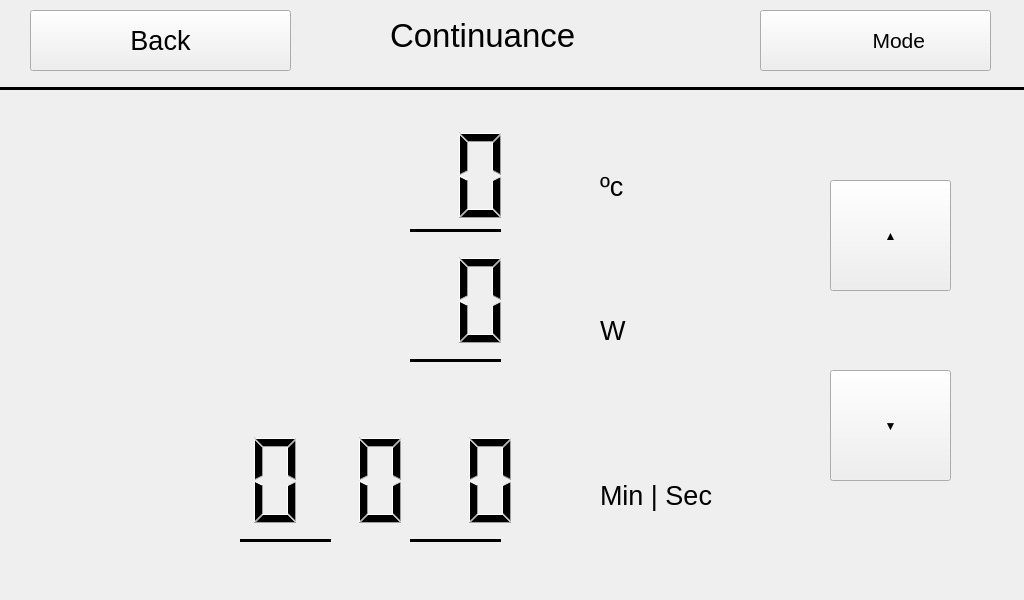
<?xml version="1.0" encoding="UTF-8"?>
<ui version="4.0">
 <class>setting</class>
 <widget class="QWidget" name="setting">
  <property name="geometry">
   <rect>
    <x>0</x>
    <y>0</y>
    <width>1024</width>
    <height>600</height>
   </rect>
  </property>
  <property name="windowTitle">
   <string>Form</string>
  </property>
  <widget class="QLabel" name="Watt_symbol_label">
   <property name="geometry">
    <rect>
     <x>80</x>
     <y>300</y>
     <width>31</width>
     <height>41</height>
    </rect>
   </property>
   <property name="text">
    <string/>
   </property>
  </widget>
  <widget class="QPushButton" name="Up_button">
   <property name="geometry">
    <rect>
     <x>830</x>
     <y>180</y>
     <width>121</width>
     <height>111</height>
    </rect>
   </property>
   <property name="text">
    <string>▲</string>
   </property>
  </widget>
  <widget class="QLabel" name="Temp_Watt_symbol_label">
   <property name="geometry">
    <rect>
     <x>840</x>
     <y>20</y>
     <width>21</width>
     <height>31</height>
    </rect>
   </property>
   <property name="text">
    <string/>
   </property>
  </widget>
  <widget class="QLCDNumber" name="TimeSLCD">
   <property name="geometry">
    <rect>
     <x>410</x>
     <y>430</y>
     <width>111</width>
     <height>101</height>
    </rect>
   </property>
   <property name="font">
    <font>
     <pointsize>22</pointsize>
    </font>
   </property>
   <property name="frameShape">
    <enum>QFrame::NoFrame</enum>
   </property>
   <property name="lineWidth">
    <number>1</number>
   </property>
   <property name="smallDecimalPoint">
    <bool>false</bool>
   </property>
   <property name="digitCount">
    <number>2</number>
   </property>
  </widget>
  <widget class="Line" name="line">
   <property name="geometry">
    <rect>
     <x>-10</x>
     <y>80</y>
     <width>1041</width>
     <height>16</height>
    </rect>
   </property>
   <property name="frameShadow">
    <enum>QFrame::Plain</enum>
   </property>
   <property name="lineWidth">
    <number>3</number>
   </property>
   <property name="orientation">
    <enum>Qt::Horizontal</enum>
   </property>
  </widget>
  <widget class="QLabel" name="colorr_label">
   <property name="geometry">
    <rect>
     <x>740</x>
     <y>10</y>
     <width>31</width>
     <height>31</height>
    </rect>
   </property>
   <property name="focusPolicy">
    <enum>Qt::NoFocus</enum>
   </property>
   <property name="frameShape">
    <enum>QFrame::NoFrame</enum>
   </property>
   <property name="text">
    <string/>
   </property>
  </widget>
  <widget class="QLabel" name="Temp_symbol">
   <property name="geometry">
    <rect>
     <x>600</x>
     <y>130</y>
     <width>101</width>
     <height>112</height>
    </rect>
   </property>
   <property name="font">
    <font>
     <pointsize>20</pointsize>
    </font>
   </property>
   <property name="text">
    <string>ºc</string>
   </property>
  </widget>
  <widget class="QLabel" name="Modelabel">
   <property name="geometry">
    <rect>
     <x>390</x>
     <y>10</y>
     <width>301</width>
     <height>51</height>
    </rect>
   </property>
   <property name="font">
    <font>
     <pointsize>25</pointsize>
    </font>
   </property>
   <property name="focusPolicy">
    <enum>Qt::NoFocus</enum>
   </property>
   <property name="text">
    <string>Continuance</string>
   </property>
  </widget>
  <widget class="QLabel" name="colorr_label_2">
   <property name="geometry">
    <rect>
     <x>770</x>
     <y>10</y>
     <width>31</width>
     <height>31</height>
    </rect>
   </property>
   <property name="focusPolicy">
    <enum>Qt::NoFocus</enum>
   </property>
   <property name="frameShape">
    <enum>QFrame::NoFrame</enum>
   </property>
   <property name="text">
    <string/>
   </property>
  </widget>
  <widget class="QLabel" name="Time_symbol">
   <property name="geometry">
    <rect>
     <x>600</x>
     <y>450</y>
     <width>151</width>
     <height>91</height>
    </rect>
   </property>
   <property name="font">
    <font>
     <pointsize>20</pointsize>
    </font>
   </property>
   <property name="text">
    <string>Min | Sec</string>
   </property>
   <property name="textFormat">
    <enum>Qt::AutoText</enum>
   </property>
  </widget>
  <widget class="QPushButton" name="BackButton">
   <property name="geometry">
    <rect>
     <x>30</x>
     <y>10</y>
     <width>261</width>
     <height>61</height>
    </rect>
   </property>
   <property name="font">
    <font>
     <pointsize>20</pointsize>
    </font>
   </property>
   <property name="text">
    <string>Back</string>
   </property>
   <property name="autoRepeatDelay">
    <number>300</number>
   </property>
  </widget>
  <widget class="QLabel" name="Temp_symbol_label">
   <property name="geometry">
    <rect>
     <x>80</x>
     <y>160</y>
     <width>31</width>
     <height>41</height>
    </rect>
   </property>
   <property name="text">
    <string/>
   </property>
  </widget>
  <widget class="QLabel" name="Time_symbol_label">
   <property name="geometry">
    <rect>
     <x>70</x>
     <y>480</y>
     <width>41</width>
     <height>41</height>
    </rect>
   </property>
   <property name="text">
    <string/>
   </property>
  </widget>
  <widget class="QLCDNumber" name="TempLCD">
   <property name="geometry">
    <rect>
     <x>350</x>
     <y>120</y>
     <width>161</width>
     <height>111</height>
    </rect>
   </property>
   <property name="font">
    <font>
     <pointsize>22</pointsize>
    </font>
   </property>
   <property name="frameShape">
    <enum>QFrame::NoFrame</enum>
   </property>
   <property name="lineWidth">
    <number>1</number>
   </property>
   <property name="smallDecimalPoint">
    <bool>false</bool>
   </property>
   <property name="digitCount">
    <number>3</number>
   </property>
   <property name="mode">
    <enum>QLCDNumber::Dec</enum>
   </property>
  </widget>
  <widget class="QLCDNumber" name="TimeMLCD">
   <property name="geometry">
    <rect>
     <x>190</x>
     <y>430</y>
     <width>121</width>
     <height>101</height>
    </rect>
   </property>
   <property name="font">
    <font>
     <pointsize>22</pointsize>
    </font>
   </property>
   <property name="frameShape">
    <enum>QFrame::NoFrame</enum>
   </property>
   <property name="lineWidth">
    <number>1</number>
   </property>
   <property name="smallDecimalPoint">
    <bool>false</bool>
   </property>
   <property name="digitCount">
    <number>2</number>
   </property>
  </widget>
  <widget class="QPushButton" name="Down_button">
   <property name="geometry">
    <rect>
     <x>830</x>
     <y>370</y>
     <width>121</width>
     <height>111</height>
    </rect>
   </property>
   <property name="text">
    <string>▼</string>
   </property>
  </widget>
  <widget class="Line" name="Temp_line">
   <property name="geometry">
    <rect>
     <x>410</x>
     <y>220</y>
     <width>91</width>
     <height>20</height>
    </rect>
   </property>
   <property name="frameShadow">
    <enum>QFrame::Plain</enum>
   </property>
   <property name="lineWidth">
    <number>3</number>
   </property>
   <property name="orientation">
    <enum>Qt::Horizontal</enum>
   </property>
  </widget>
  <widget class="QLCDNumber" name="TimeLCD_label">
   <property name="geometry">
    <rect>
     <x>300</x>
     <y>430</y>
     <width>111</width>
     <height>101</height>
    </rect>
   </property>
   <property name="font">
    <font>
     <pointsize>22</pointsize>
    </font>
   </property>
   <property name="frameShape">
    <enum>QFrame::NoFrame</enum>
   </property>
   <property name="lineWidth">
    <number>1</number>
   </property>
   <property name="smallDecimalPoint">
    <bool>false</bool>
   </property>
   <property name="digitCount">
    <number>2</number>
   </property>
  </widget>
  <widget class="QPushButton" name="ModeButton">
   <property name="geometry">
    <rect>
     <x>760</x>
     <y>10</y>
     <width>231</width>
     <height>61</height>
    </rect>
   </property>
   <property name="font">
    <font>
     <pointsize>16</pointsize>
    </font>
   </property>
   <property name="text">
    <string>        Mode</string>
   </property>
  </widget>
  <widget class="QLabel" name="Watt_symbol">
   <property name="geometry">
    <rect>
     <x>600</x>
     <y>290</y>
     <width>111</width>
     <height>81</height>
    </rect>
   </property>
   <property name="font">
    <font>
     <pointsize>20</pointsize>
    </font>
   </property>
   <property name="text">
    <string>W</string>
   </property>
  </widget>
  <widget class="Line" name="Watt_line">
   <property name="geometry">
    <rect>
     <x>410</x>
     <y>350</y>
     <width>91</width>
     <height>20</height>
    </rect>
   </property>
   <property name="frameShadow">
    <enum>QFrame::Plain</enum>
   </property>
   <property name="lineWidth">
    <number>3</number>
   </property>
   <property name="orientation">
    <enum>Qt::Horizontal</enum>
   </property>
  </widget>
  <widget class="Line" name="TimeM_line">
   <property name="geometry">
    <rect>
     <x>240</x>
     <y>530</y>
     <width>91</width>
     <height>20</height>
    </rect>
   </property>
   <property name="frameShadow">
    <enum>QFrame::Plain</enum>
   </property>
   <property name="lineWidth">
    <number>3</number>
   </property>
   <property name="orientation">
    <enum>Qt::Horizontal</enum>
   </property>
  </widget>
  <widget class="QLCDNumber" name="WattLCD">
   <property name="geometry">
    <rect>
     <x>350</x>
     <y>250</y>
     <width>161</width>
     <height>101</height>
    </rect>
   </property>
   <property name="font">
    <font>
     <pointsize>22</pointsize>
    </font>
   </property>
   <property name="frameShape">
    <enum>QFrame::NoFrame</enum>
   </property>
   <property name="lineWidth">
    <number>1</number>
   </property>
   <property name="smallDecimalPoint">
    <bool>false</bool>
   </property>
   <property name="digitCount">
    <number>3</number>
   </property>
  </widget>
  <widget class="Line" name="TimeS_line">
   <property name="geometry">
    <rect>
     <x>410</x>
     <y>530</y>
     <width>91</width>
     <height>20</height>
    </rect>
   </property>
   <property name="frameShadow">
    <enum>QFrame::Plain</enum>
   </property>
   <property name="lineWidth">
    <number>3</number>
   </property>
   <property name="orientation">
    <enum>Qt::Horizontal</enum>
   </property>
  </widget>
  <zorder>ModeButton</zorder>
  <zorder>Watt_symbol_label</zorder>
  <zorder>Up_button</zorder>
  <zorder>Temp_Watt_symbol_label</zorder>
  <zorder>TimeSLCD</zorder>
  <zorder>line</zorder>
  <zorder>colorr_label</zorder>
  <zorder>Temp_symbol</zorder>
  <zorder>Modelabel</zorder>
  <zorder>colorr_label_2</zorder>
  <zorder>Time_symbol</zorder>
  <zorder>BackButton</zorder>
  <zorder>Temp_symbol_label</zorder>
  <zorder>Time_symbol_label</zorder>
  <zorder>TempLCD</zorder>
  <zorder>TimeMLCD</zorder>
  <zorder>Down_button</zorder>
  <zorder>Temp_line</zorder>
  <zorder>TimeLCD_label</zorder>
  <zorder>Watt_symbol</zorder>
  <zorder>Watt_line</zorder>
  <zorder>TimeM_line</zorder>
  <zorder>WattLCD</zorder>
  <zorder>TimeS_line</zorder>
 </widget>
 <resources/>
 <connections/>
</ui>
